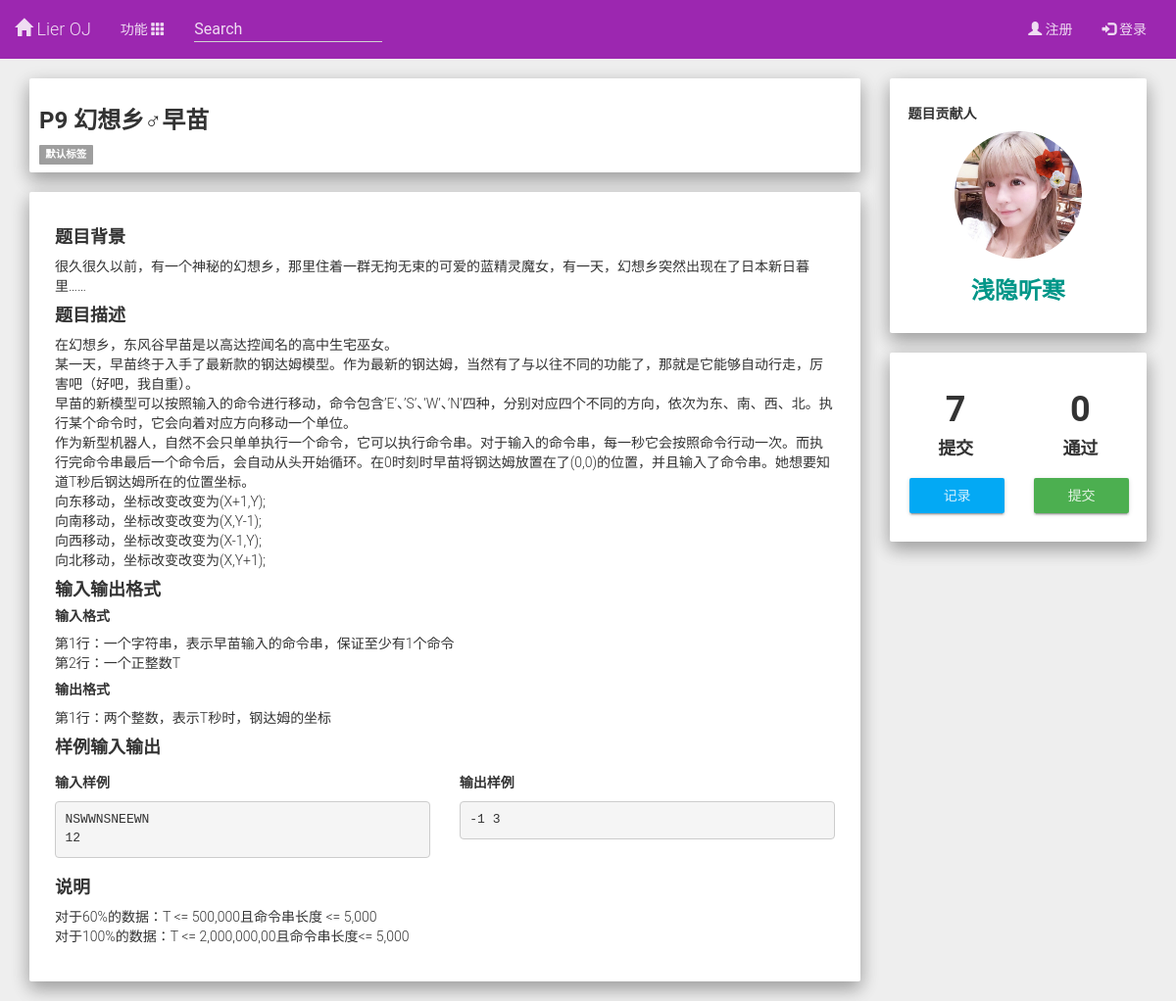
The page /problem/?pid=9 on the database as committed earlier.
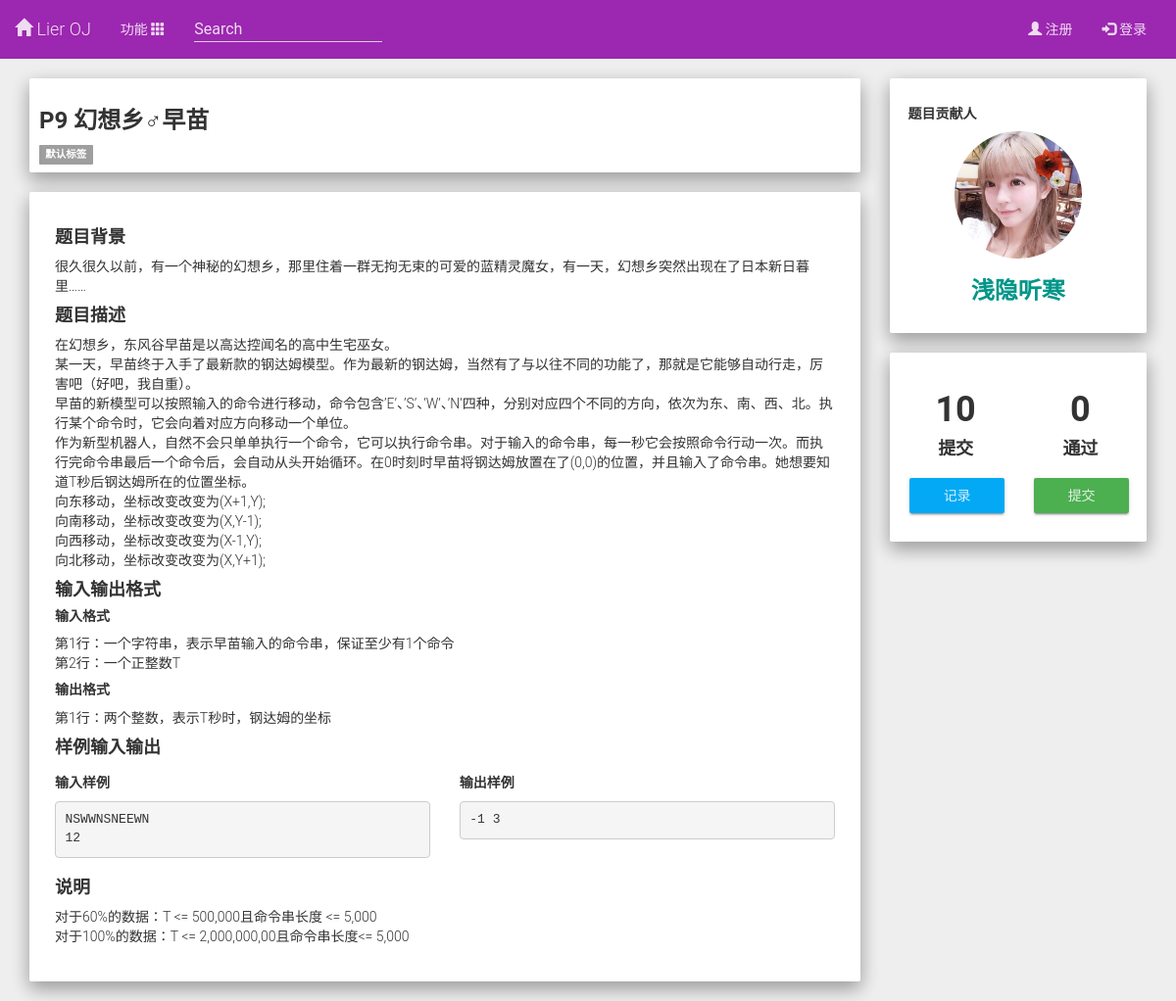
The same page on the database as committed later.
### zhangapp/models.py (models this page shows, shortened)
class Problem(models.Model):
    title   = models.CharField(max_length = 500)
    auth    = models.IntegerField(default = 1)
    beijing = models.TextField()
    miaoshu = models.TextField()
    in_gs   = models.TextField()
    out_gs  = models.TextField()
    inone   = models.TextField()
    outone  = models.TextField()
    intwo   = models.TextField()
    outtwo  = models.TextField()
    buchong = models.TextField()
    put     = models.IntegerField(default = 0)
    down    = models.IntegerField(default = 0)

### zhangapp/views.py (the view)
# urls.py: url(r'^problem/', views.problem),
def problem(request):
    pid = request.GET.get('pid')
    if pid == None:
        return HttpResponseRedirect('/problemlist/?page=1')
    try:
        problem = Problem.objects.get(id = pid)
        t_auth = User.objects.filter(id = problem.auth)
        if t_auth:
            auth = t_auth[0]
        else:
            auth = None
        return render_to_response('problem.html', RequestContext(request, {'problem':problem,'auth':auth,}))
    except:
        return render_to_response('problem.html', RequestContext(request, {'none':True,}))

### zhangapp/templates/problem.html (shortened to what this page needs)
{% load markdown_deux_tags %}
<!DOCTYPE html>
<html>
  <head>
    {% include "_layout/head.html" %}
  </head>
  <body>
    {% include "_layout/nav.html" %}
    <div class="container">
      {% if problem == None %}
      <div class="well well-sm row">
        <h3>404</h3>
      </div>
      <h1>未找到该题目</h1>
      {% else %}
      <div class="row">
        <div class="col-sm-9">
            <div class="well well-sm">
              <div class="row">
                <div class="col-sm-10">
                  <h3><strong> P{{ problem.id }} {{ problem.title }}</strong></h3>
                </div>
              </div>
              <span class="label label-default">默认标签</span>
            </div>
            <div class="well well-lg">
              {% if problem.beijing %}
              <h4><strong>题目背景</strong></h4>
              {{ problem.beijing|markdown:'codehilite' }}
              {% endif %}
              <h4><strong>题目描述</strong></h4>
              {{ problem.miaoshu|safe|markdown:'codehilite' }}
              <h4><strong>输入输出格式</strong></h4>
              <h5><strong>输入格式</strong></h5>
              {{ problem.in_gs|markdown:'codehilite' }}
              <h5><strong>输出格式</strong></h5>
              {{ problem.out_gs|markdown:'codehilite' }}
              <h4><strong>样例输入输出</strong></h4>
              <div class="row">
                  <div class="col-sm-6">
                    <h5><strong>输入样例</strong></h5>
                    <pre>{{ problem.inone }}</pre>
                  </div>
                  <div class="col-sm-6">
                    <h5><strong>输出样例</strong></h5>
                    <pre>{{ problem.outone }}</pre>
                  </div>
              </div>
              {% if problem.buchong %}
              <h4><strong>说明</strong></h4>
              {{ problem.buchong|markdown:'codehilite' }}
              {% endif %}
            </div>
        </div>
        <div class="col-sm-3">
          <div class="well">
            <h5><strong>题目贡献人</strong></h5>
            {% if auth %}
            <img src="/static/image/user-avatar/{{ auth.id }}.jpg" style="clear: both; display: block; margin:auto;width:130px;border-radius:50%;" />
            <h3 style="text-align:center"><strong><a href="/user/{{ auth.id }}">{{ auth.username }}</a></strong></h3>
            {% else %}
            <img src="/static/image/user-avatar/unknow.png" style="clear: both; display: block; margin:auto;width:130px;border-radius:50%;" />
            <h3 style="text-align:center"><strong>未知用户</strong></h3>
            {% endif %}
          </div>
          <div class="well">
            <div class="row">
              <div class="col-sm-6">
                <h1 style="text-align:center"><strong>{{ problem.put }}</strong></h1>
                <h4 style="text-align:center"><strong>提交</strong></h4>
                <a href="javascript:void(0)" class="btn btn-raised btn-info" style="width:100%;">记录</a>
              </div>
              <div class="col-sm-6">
                <h1 style="text-align:center"><strong>{{ problem.down }}</strong></h1>
                <h4 style="text-align:center"><strong>通过</strong></h4>
                <a href="/post/?pid={{ problem.id }}" class="btn btn-raised btn-success" style="width:100%;">提交</a>
              </div>
            </div>
          </div>
        </div>
      </div>
      {% endif %}
    </div>
  </body>
</html>

### zhangapp/templates/_layout/head.html (shortened to what this page needs)
{% load staticfiles %}
 <link href="{% static 'bootstrap/css/bootstrap.min.css' %}" rel="stylesheet" type="text/css">
 <link href="{% static 'bootstrap/css/bootstrap-material-design.css' %}" rel="stylesheet" type="text/css">
 <link href="{% static 'bootstrap/css/ripples.min.css' %}" rel="stylesheet" type="text/css">
 <link rel="stylesheet" href="{% static 'css/main.css' %}" type="text/css">

### zhangapp/templates/_layout/nav.html (shortened to what this page needs)
{% load staticfiles %}
<div class="navbar navbar-jilao " role="navigation">
  <div class="container-fluid">
    <div class="navbar-header">
      <a class="navbar-brand" href="/"><span class="glyphicon glyphicon-home"></span>   Lier OJ</a>
    </div>
    <div class="navbar-collapse collapse navbar-responsive-collapse">
      <ul class="nav navbar-nav">
        <li class="dropdown">
          <a href="" data-target="#" class="dropdown-toggle" data-toggle="dropdown">功能  <span class="glyphicon glyphicon-th"></span></a>
        </li>
      </ul>
      <form class="navbar-form navbar-left">
        <div class="form-group">
          <input type="text" class="form-control col-md-8" placeholder="Search">
        </div>
      </form>
      <ul class="nav navbar-nav navbar-right">
        {% if user.is_authenticated %}
        <li class="dropdown">
          <a href="" data-target="#" class="dropdown-toggle" data-toggle="dropdown">{{ user.username }}<b class="caret"></b></a>
          <ul class="dropdown-menu">
            <li><a href="/mine"><img src="/static/image/user-avatar/{{ user.id }}.jpg" style="border-radius:50%;width:35px;margin-left:auto;"> 我的资料</a></li>
            <li><a href="javascript:void(0)"><span class="glyphicon glyphicon-comment"> </span> 消息</a></li>
            <li><a href="/seting"><span class="glyphicon glyphicon-cog"> </span> 设置</a></li>
            {% if qx %}
            <li><a href="/gmaneger"><span class="glyphicon glyphicon-wrench"></span> 管理</a></li>
            {% endif %}
            <li class="divider"></li>
            <li><a href="/logout"><span class="glyphicon glyphicon-off"> </span> 退出</a></li>
          </ul>
        </li>
        {% else %}
        <li><a href="/registered"><span class="glyphicon glyphicon-user"> </span> 注册</a></li>
        <li><a href="/login"><span class="glyphicon glyphicon-log-in"></span> 登录</a></li>
        {% endif %}
      </ul>
    </div>
  </div>
</div>

### static/css/main.css (style rules this page uses)
img { width: 100%; height: auto; margin: 0 0; }

Rows that differ between the two databases and show on the page:
changed Problem "幻想乡♂早苗": put "7" → "10"
